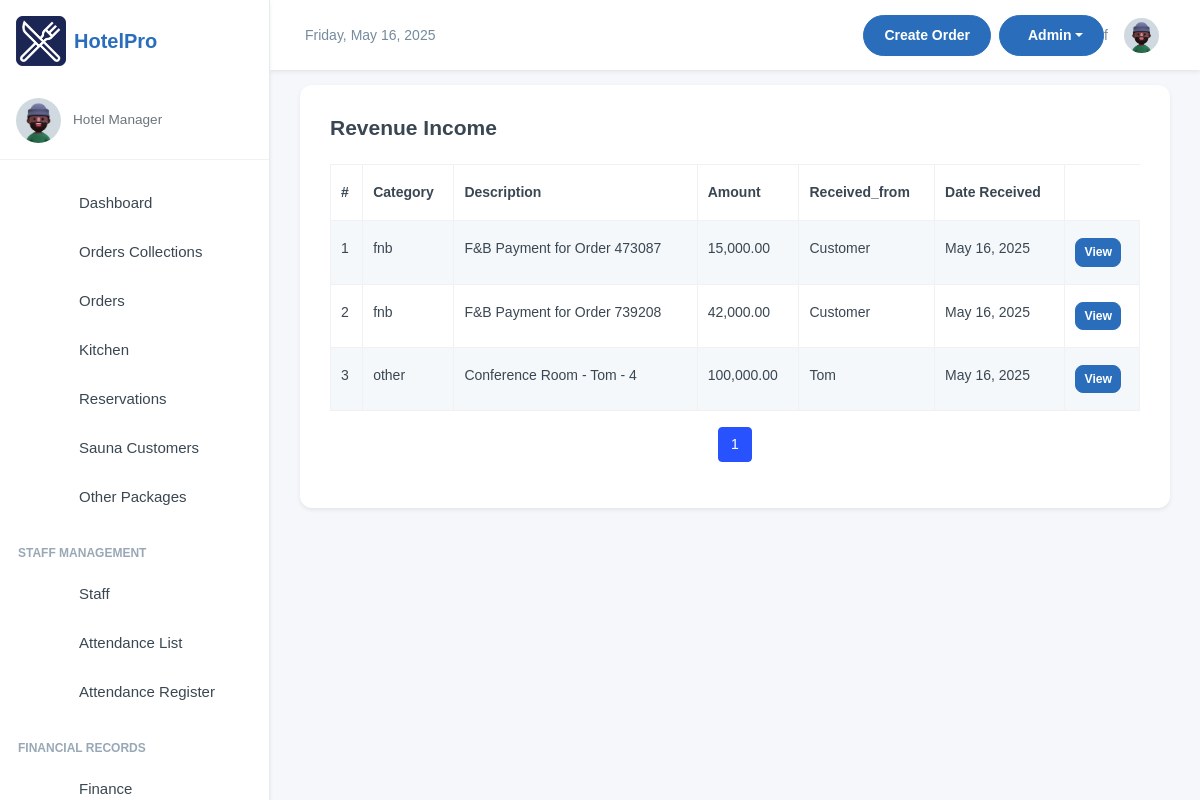
Before: /finance/all-revenue/ (signed in) with the older database file.
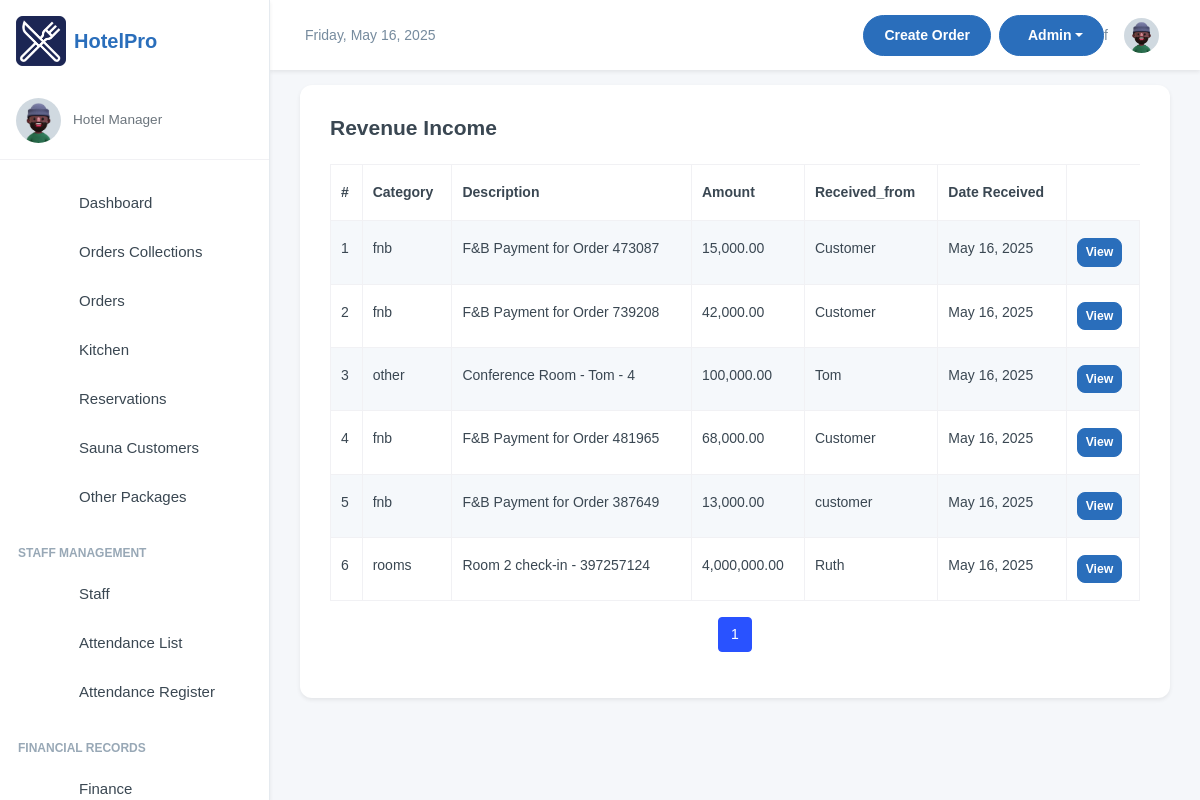
After: the same page with the newer database file.
### finance/models.py (models this page shows, shortened)
class Revenue(models.Model):
    REVENUE_CHOICES = [
        ('rooms', 'Rooms'),
        ('fnb', 'Food & Beverage'),
        ('party', 'Party'),
        ('other', 'Other')
    ]
    description = models.CharField(max_length=255)
    amount = models.DecimalField(max_digits=12, decimal_places=2)
    date = models.DateField()
    category = models.CharField(max_length=100, blank=True, null=True, choices=REVENUE_CHOICES)
    attachment = models.FileField(upload_to='attachments/%Y/%m/%d/', blank=True, null=True)
    is_active = models.BooleanField(default=True)
    received_from = models.CharField(max_length=30, default="staff")
    created_by = models.ForeignKey(settings.AUTH_USER_MODEL, on_delete=models.SET_NULL,
                                   null=True, blank=True, related_name='+')
    updated_by = models.ForeignKey(settings.AUTH_USER_MODEL, on_delete=models.SET_NULL,
                                   null=True, blank=True, related_name='+')

### finance/views.py (the view)
# urls.py: path('all-revenue/', views.revenue, name='revenue'),
@login_required(login_url='/user/login/')
def revenue(request):
    revenue_list = Revenue.objects.filter(is_active=True).order_by('-date')
    paginator = Paginator(revenue_list, 10)
    page_number = request.GET.get('page')
    page_obj = paginator.get_page(page_number)
    return render(request, "revenue.html", {"revenue_list": page_obj})

### finance/templates/revenue.html (shortened to what this page needs)
{% extends 'base.html' %}
{% load humanize %}
{% block content %}
<div class="card">
    <div class="card-body">
        <div class="row">
            <h4 class="fw-semibold mb-2">Revenue Income</h4>
            <div class="container mt-3">
                <table class="table table-striped table-bordered">
                    <thead class="thead-dark">
                        <tr>
                            <th>#</th>
                            <th>Category</th>
                            <th>Description</th>
                            <th>Amount</th>
                            <th>Received_from</th>
                            <th>Date Received</th>
                        </tr>
                    </thead>
                    <tbody>
                        {% for revenue in revenue_list %}
                        <tr>
                            <td>{{ forloop.counter }}</td>
                            <td>{{ revenue.category }} </td>
                            <td>{{ revenue.description}}</td>
                            <td>{{ revenue.amount |intcomma }}</td>
                            <td>{{ revenue.received_from }}</td>
                            <td>{{ revenue.date}}</td>
                            <td>
                                <a href=""  class="btn btn-primary btn-sm">
                                    View
                                </a>
                            </td>
                        </tr>
                        {% empty %}
                        <tr>
                            <td colspan="10" class="text-center">No customers available available</td>
                        </tr>
                        {% endfor %}
                    </tbody>
                </table>
                <nav aria-label="Page navigation">
                    <ul class="pagination justify-content-center">
                        {% for page_num in revenue_list.paginator.page_range %}
                            {% if page_num >= revenue_list.number|add:-2 and page_num <= revenue_list.number|add:2 %}
                            <li class="page-item {% if page_num == revenue_list.number %}active{% endif %}">
                                <a class="page-link" href="?page={{ page_num }}">{{ page_num }}</a>
                            </li>
                            {% elif page_num == 1 or page_num == revenue_list.paginator.num_pages %}
                            <li class="page-item">
                                <a class="page-link" href="?page={{ page_num }}">{{ page_num }}</a>
                            </li>
                            {% elif page_num == revenue_list.number|add:-3 or page_num == revenue_list.number|add:3 %}
                            <li class="page-item disabled"><span class="page-link">...</span></li>
                            {% endif %}
                        {% endfor %}
                    </ul>
                </nav>
            </div>
        </div>
    </div>
</div>
{% endblock content %}

### templates/base.html (shortened to what this page needs)
<!doctype html>
<html lang="en">
{% load static %}
{% load humanize %}
<head>
    <link rel="stylesheet" href="{% static 'assets/css/styles.min.css' %}" />
    <link rel="stylesheet" href="https://cdnjs.cloudflare.com/ajax/libs/font-awesome/6.0.0/css/all.min.css">
</head>
<body>
    <div class="page-wrapper" id="main-wrapper" data-layout="vertical" data-navbarbg="skin6" data-sidebartype="full"
        data-sidebar-position="fixed" data-header-position="fixed">
        <aside class="left-sidebar">
            <div>
                <div class="brand-logo d-flex align-items-center justify-content-between p-3">
                    <a href="/" class="text-nowrap logo-img d-flex align-items-center">
                        <img style="width: 50px;" src="{% static 'assets/images/logos/hotel.png' %}" alt="Hotel Logo" />
                        <span class="hotel-name">HotelPro</span>
                    </a>
                </div>
                <div class="user-profile border-bottom pb-3">
                    <div class="d-flex align-items-center">
                        <img src="{% static 'assets/images/profile/user-1.jpg' %}" alt="User Profile" width="45"
                            height="45" class="rounded-circle">
                        <div class="user-info">
                            <p class="user-role mb-0">Hotel Manager</p>
                        </div>
                    </div>
                </div>
                <nav class="sidebar-nav scroll-sidebar mt-3" data-simplebar="">
                    <ul id="sidebarnav">
                        <li class="sidebar-item">
                            <a class="sidebar-link" href="/manager/" aria-expanded="false">
                                <span class="nav-icon">
                                </span>
                                <span class="hide-menu">Dashboard</span>
                            </a>
                        </li>
                        <li class="sidebar-item">
                            <a class="sidebar-link" href="/manager/orders_transactions/" aria-expanded="false">
                                <span class="nav-icon">
                                </span>
                                <span class="hide-menu">Orders Collections</span>
                            </a>
                        </li>
                        <li class="sidebar-item">
                            <a class="sidebar-link" href="/manager/orders/" aria-expanded="false">
                                <span class="nav-icon">
                                </span>
                                <span class="hide-menu">Orders</span>
                            </a>
                        </li>
                        <li class="sidebar-item">
                            <a class="sidebar-link" href="/kitchen/" aria-expanded="false">
                                <span class="nav-icon">
                                </span>
                                <span class="hide-menu">Kitchen</span>
                            </a>
                        </li>
                        <li class="sidebar-item">
                            <a class="sidebar-link" href="/room_bookings/reservations/" aria-expanded="false">
                                <span class="nav-icon">
                                </span>
                                <span class="hide-menu">Reservations</span>
                            </a>
                        </li>
                        <li class="sidebar-item">
                            <a class="sidebar-link" href="/room_bookings/sauna_customers/" aria-expanded="false">
                                <span class="nav-icon">
                                </span>
                                <span class="hide-menu">Sauna Customers</span>
                            </a>
                        </li>
                        <li class="sidebar-item">
                            <a class="sidebar-link" href="/others/packages/" aria-expanded="false">
                                <span class="nav-icon">
                                </span>
                                <span class="hide-menu">Other Packages</span>
                            </a>
                        </li>
                        <li class="nav-small-cap">
                            <span class="hide-menu text-uppercase fw-bold text-muted">Staff Management</span>
                        </li>
                        <li class="sidebar-item">
                            <a class="sidebar-link" href="/staffing/staff/" aria-expanded="false">
                                <span class="nav-icon">
                                </span>
                                <span class="hide-menu">Staff</span>
                            </a>
                        </li>
                        <li class="sidebar-item">
                            <a class="sidebar-link" href="/staffing/attendance/" aria-expanded="false">
                                <span class="nav-icon">
                                </span>
                                <span class="hide-menu">Attendance List</span>
                            </a>
                        </li>
                        <li class="sidebar-item">
                            <a class="sidebar-link" href="/staffing/attendance/mark/" aria-expanded="false">
                                <span class="nav-icon">
                                </span>
                                <span class="hide-menu">Attendance Register</span>
                            </a>
                        </li>
                        <li class="nav-small-cap">
                            <span class="hide-menu text-uppercase fw-bold text-muted">Financial Records</span>
                        </li>
                        <li class="sidebar-item">
                            <a class="sidebar-link" href="/finance/financial-report/" aria-expanded="false">
                                <span class="nav-icon">
                                </span>
                                <span class="hide-menu">Finance</span>
                            </a>
                        </li>
                    </ul>
                </nav>
            </div>
        </aside>
        <div class="body-wrapper">
            <header class="app-header">
                <nav class="navbar navbar-expand-lg navbar-light">
                    <ul class="navbar-nav">
                        <li class="nav-item d-none d-md-block">
                            <div class="d-flex align-items-center">
                                <span id="currentDate" class="header-text"></span>
                            </div>
                        </li>
                    </ul>
                    <div class="navbar-collapse justify-content-end px-0" id="navbarNav">
                        <ul class="navbar-nav flex-row ms-auto align-items-center justify-content-end">
                            <li class="mx-2">
                                <a href="/manager/add-order/"
                                    class="btn btn-primary align-items-center justify-content-center">Create Order</a>
                            </li>
                            <li class="nav-item dropdown">
                                <a class="btn btn-primary dropdown-toggle d-flex align-items-center justify-content-center"
                                    href="#" id="createDropdown" role="button" data-bs-toggle="dropdown"
                                    aria-expanded="false">
                                    <span class="ms-2">Admin</span>
                                </a>
                            </li>
                            f
                            <li class="nav-item dropdown">
                                <a class="nav-link nav-icon-hover" href="javascript:void(0)" id="drop2"
                                    data-bs-toggle="dropdown" aria-expanded="false">
                                    <img src="{% static 'assets/images/profile/user-1.jpg' %}" alt="" width="35"
                                        height="35" class="rounded-circle">
                                </a>
                            </li>
                        </ul>
                    </div>
                </nav>
            </header>
            <div class="container-fluid">
                {% block content %}
                {% endblock content %}
            </div>
        </div>
    </div>
</body>
</html>

### templates/base.html (style rules this page uses)
:root { --primary-color: #2A6EBB; --secondary-color: #F8F9FA; --accent-color: #FFD700; --text-color: #333333; --success-color: #28a745; --danger-color: #dc3545; --warning-color: #ffc107; --info-color: #17a2b8; }
body { font-family: 'Poppins', sans-serif; background-color: #f5f7fa; }
.page-wrapper { background-color: #f5f7fa; }
.left-sidebar { background-color: #ffffff; box-shadow: 0 0.125rem 0.25rem rgba(0, 0, 0, 0.075); }
.sidebar-nav .sidebar-item .sidebar-link { color: var(--text-color); font-weight: 500; border-radius: 0.5rem; padding: 0.75rem 1.25rem; margin: 0.25rem 0.75rem; transition: all 0.2s ease; }
.app-header { background-color: #ffffff; box-shadow: 0 0.125rem 0.25rem rgba(0, 0, 0, 0.075); }
.brand-logo { padding: 1rem; }
.nav-icon { display: flex; align-items: center; justify-content: center; width: 1.5rem; height: 1.5rem; margin-right: 0.75rem; color: var(--primary-color); }
.btn-primary { background-color: var(--primary-color); border-color: var(--primary-color); }
.card { border-radius: 0.75rem; border: none; box-shadow: 0 0.125rem 0.25rem rgba(0, 0, 0, 0.075); transition: transform 0.2s ease-in-out, box-shadow 0.2s ease-in-out; }
.hotel-name { font-weight: 600; margin-left: 0.5rem; font-size: 1.25rem; color: var(--primary-color); }
.user-profile { display: flex; align-items: center; padding: 1rem; }
.user-info { margin-left: 0.75rem; }
.user-role { font-size: 0.85rem; color: #6c757d; }

Changed rows visible on the page:
added Revenue: category "fnb", description "F&B Payment for Order 481965", amount "68,000.00", received_from "Customer", date "May 16, 2025"
added Revenue: category "fnb", description "F&B Payment for Order 387649", amount "13,000.00", received_from "customer", date "May 16, 2025"
added Revenue: category "rooms", description "Room 2 check-in - 397257124", amount "4,000,000.00", received_from "Ruth", date "May 16, 2025"
